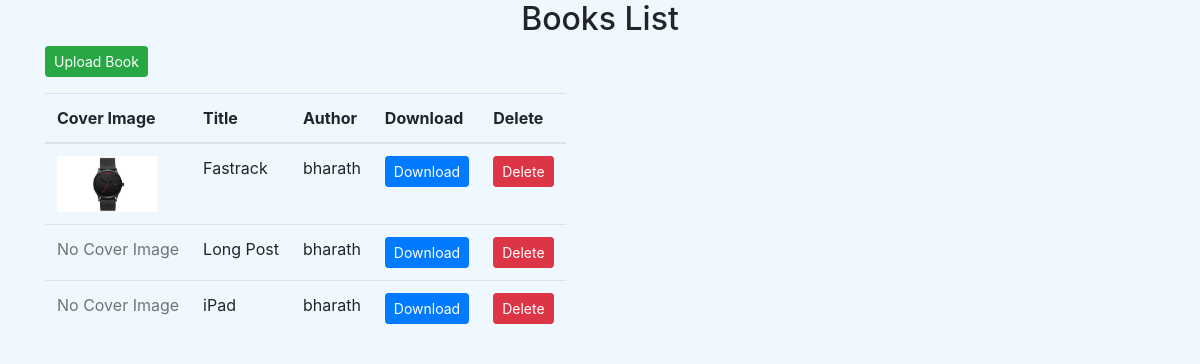
Before: / with the older database file.
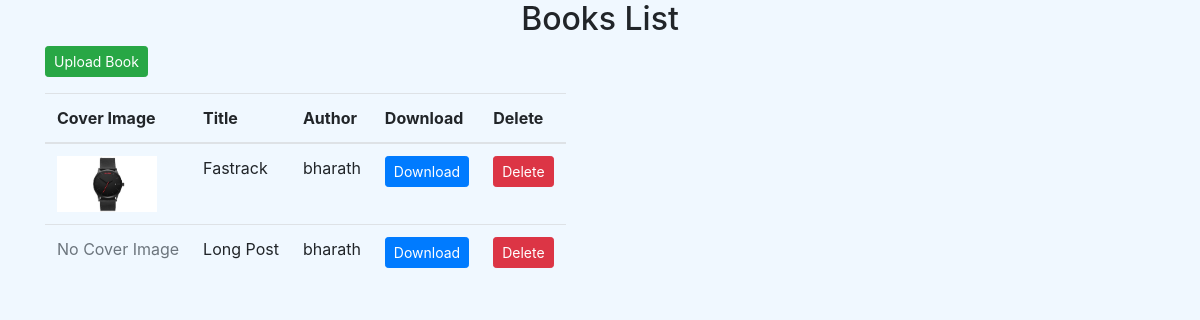
After: the same page with the newer database file.
### uploader/models.py (models this page shows, shortened)
class Book(models.Model):
    title = models.CharField(max_length=100)
    author = models.CharField(max_length=100)
    pdf = models.FileField(upload_to='books/pdfs/')
    cover = models.ImageField(upload_to='books/covers/', null=True, blank=True)

### uploader/views.py (the view)
# urls.py: path('', views.book_list, name='book_list'),
def book_list(request):
    books = Book.objects.all()[::-1]
    return render(request, 'uploader/book_list.html', {'books': books})

### uploader/templates/uploader/book_list.html (shortened to what this page needs)
<!DOCTYPE html>
<html>
<head>
	<link rel="stylesheet" href="https://stackpath.bootstrapcdn.com/bootstrap/4.5.0/css/bootstrap.min.css">
</head>
<body>
	<div class="container">
	{% block content_header %}
	<h2 class="text-center">Books List</h2>
	<p>
		<a href="{% url 'upload_book' %}" class="btn btn-sm btn-success">Upload Book</a>
	</p>
	{% endblock %}
	<table class="table table-responsive">
		<thead>
			<tr>
				<th>Cover Image</th>
				<th>Title</th>
				<th>Author</th>
				<th>Download</th>
				<th>Delete</th>
			</tr>
		</thead>
		<tbody>
			{% for book in books %}
			<tr>
				<td>
					{% if book.cover %}
						<img src="{{ book.cover.url }}" alt="{{ book.title }}" style="width: 100px;">
					{% else %}
						<span class="text-muted">No Cover Image</span>
					{% endif %}
				</td>
				<td>{{ book.title }}</td>
				<td>{{ book.author }}</td>
				<td>
					<a class="btn btn-sm btn-primary" href="{{ book.pdf.url }}" target="_blank">Download
					</a>
				</td>
				<td>
					<form novalidate method="post" action="{% url 'delete_book' book.pk %}">
						<button type="submit" class="btn btn-sm btn-danger">Delete</button>
					</form>
				</td>
			</tr>
			{% endfor %}
		</tbody>
	</table>
</div>
</body>
</html>

### uploader/templates/uploader/book_list.html (style rules this page uses)
body { background-color: aliceblue; }

Changed rows visible on the page:
removed Book: shows "No Cover Image", title "iPad", author "bharath"
